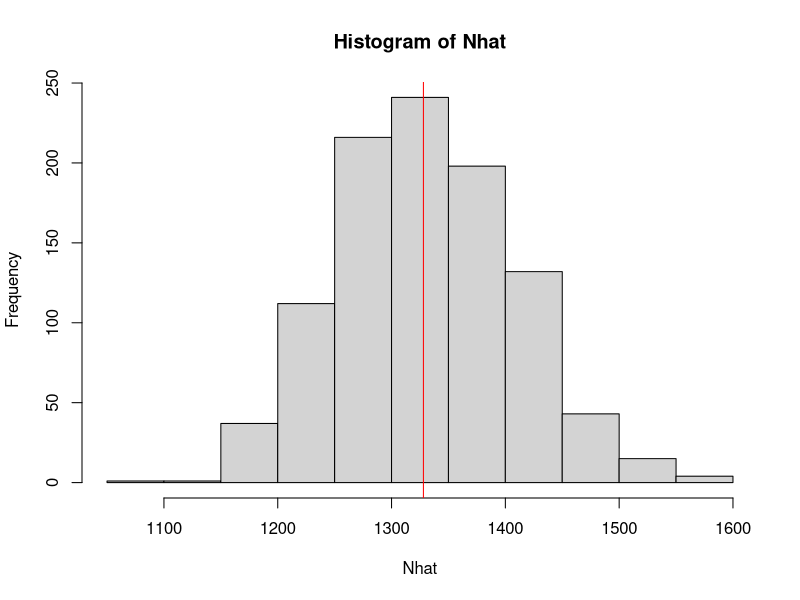

Here is the R script that generated this plot:
# # # # # # # # # # # # # # # # # # # #
# # # WILD 3810 # # # # # # # # # # # #
# # # Spring 2022 # # # # # # # # # # #
# # # Homework 1: Estimating Abundance #
# # # # # # # # # # # # # # # # # # # #

# Estimating population size using Lincoln-Peterson ####

# Last summer you were working for the UDWR collecting data on desert tortoises.
# Your task was to conduct a CMR study to estimate their population size in Utah.
# Now it's time to analyze your data and get back to UDWR with an estimate. 
# In June, you went out and captured 426 tortoises. You marked them by drawing a
# small mark with non-toxic permanent marker on their carapace. Then you went
# out again in July and captured 399 individuals. Of these, 128 were recaptures.
# What is the estimate of population size + uncertainty measure you will give 
# the UDWR in the final project report (mean + SD)? 


n1 <- 426
n2 <- 399
m2 <- 128

Nhat <- n1 * n2 / m2
round(Nhat)

mean(Nhat)

# Remember that we always need to associate our estimate with a metric of 
# uncertainty. Calculate the variance around your mean estimate.

varN <- ((n1 + 1)*(n2+1)*(n1 - m2) *(n2-m2))/ ((m2+1)^2*(m2+2))

sdN <- sqrt(varN)

# Estimating detection probability ####

# Given your data and your estimate of Nhat, what do you estimate was the value
# of detection probability for tortoises in Utah? 

dp <- n1/Nhat

# Demonstration that LP is unbiased ####

# You only got to go out and do CMR on tortoises once, but what if you were able
# to repeat your study 1000 times? Assuming that your estimate of population 
# size matches the true value, and from the estimate of p you derived, use 
# simulations to demonstrate that LP is an unbiased estimator of population size. 
# Make a histogram of the resulting estimates and add a red line to mark your
# original value of Nhat.

N <- 1328

p <- .32

nsims <- 1000


n1 <- rbinom(n = nsims, size = N, prob = p)

m2 <- rbinom(n = nsims, size = n1, prob = p)

nm2 <- rbinom(n = nsims, size = N-n1, prob = p)

n2 <- m2+nm2

Nhat <-  n1*n2 / m2

mean(Nhat)

hist(Nhat)

abline(v=N, col= "red")

